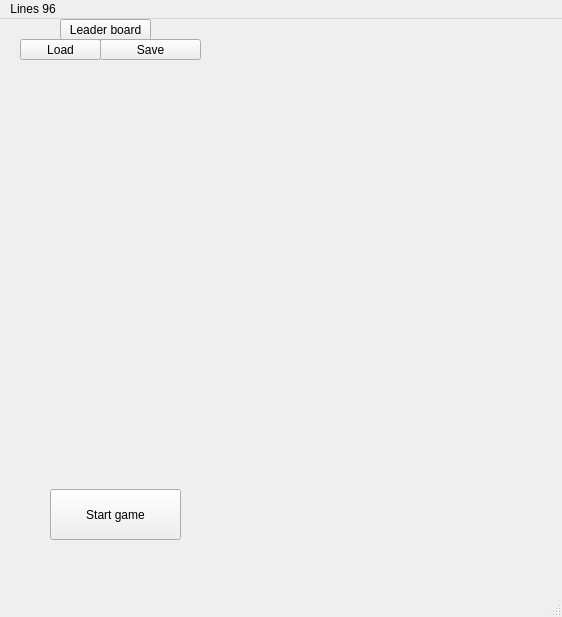
<?xml version="1.0" encoding="UTF-8"?>
<ui version="4.0">
 <class>Window</class>
 <widget class="QMainWindow" name="Window">
  <property name="geometry">
   <rect>
    <x>0</x>
    <y>0</y>
    <width>562</width>
    <height>617</height>
   </rect>
  </property>
  <property name="windowTitle">
   <string>MainWindow</string>
  </property>
  <widget class="QWidget" name="centralwidget">
   <widget class="QPushButton" name="startGameButton">
    <property name="geometry">
     <rect>
      <x>50</x>
      <y>470</y>
      <width>131</width>
      <height>51</height>
     </rect>
    </property>
    <property name="styleSheet">
     <string notr="true">font: 75 7pt &quot;Cambria&quot;;</string>
    </property>
    <property name="text">
     <string>Start game</string>
    </property>
   </widget>
   <widget class="QWidget" name="gridLayoutWidget">
    <property name="geometry">
     <rect>
      <x>20</x>
      <y>60</y>
      <width>381</width>
      <height>361</height>
     </rect>
    </property>
    <layout class="QGridLayout" name="gridLayout" rowstretch="0">
     <property name="sizeConstraint">
      <enum>QLayout::SetDefaultConstraint</enum>
     </property>
     <property name="spacing">
      <number>9</number>
     </property>
    </layout>
   </widget>
   <widget class="QLabel" name="score">
    <property name="geometry">
     <rect>
      <x>250</x>
      <y>20</y>
      <width>151</width>
      <height>31</height>
     </rect>
    </property>
    <property name="text">
     <string/>
    </property>
   </widget>
   <widget class="QPushButton" name="saveGameButton">
    <property name="geometry">
     <rect>
      <x>100</x>
      <y>20</y>
      <width>101</width>
      <height>21</height>
     </rect>
    </property>
    <property name="styleSheet">
     <string notr="true">font: 75 7pt &quot;Cambria&quot;;</string>
    </property>
    <property name="text">
     <string>Save</string>
    </property>
   </widget>
   <widget class="QPushButton" name="loadGameButton">
    <property name="geometry">
     <rect>
      <x>20</x>
      <y>20</y>
      <width>81</width>
      <height>21</height>
     </rect>
    </property>
    <property name="styleSheet">
     <string notr="true">font: 75 7pt &quot;Cambria&quot;;</string>
    </property>
    <property name="text">
     <string>Load</string>
    </property>
   </widget>
   <widget class="QPushButton" name="leadBoardButton">
    <property name="geometry">
     <rect>
      <x>60</x>
      <y>0</y>
      <width>91</width>
      <height>21</height>
     </rect>
    </property>
    <property name="text">
     <string>Leader board</string>
    </property>
   </widget>
  </widget>
  <widget class="QMenuBar" name="menubar">
   <property name="geometry">
    <rect>
     <x>0</x>
     <y>0</y>
     <width>562</width>
     <height>26</height>
    </rect>
   </property>
   <widget class="QMenu" name="menuLines_96">
    <property name="title">
     <string>Lines 96</string>
    </property>
   </widget>
   <addaction name="menuLines_96"/>
  </widget>
  <widget class="QStatusBar" name="statusbar"/>
 </widget>
 <resources/>
 <connections/>
</ui>
